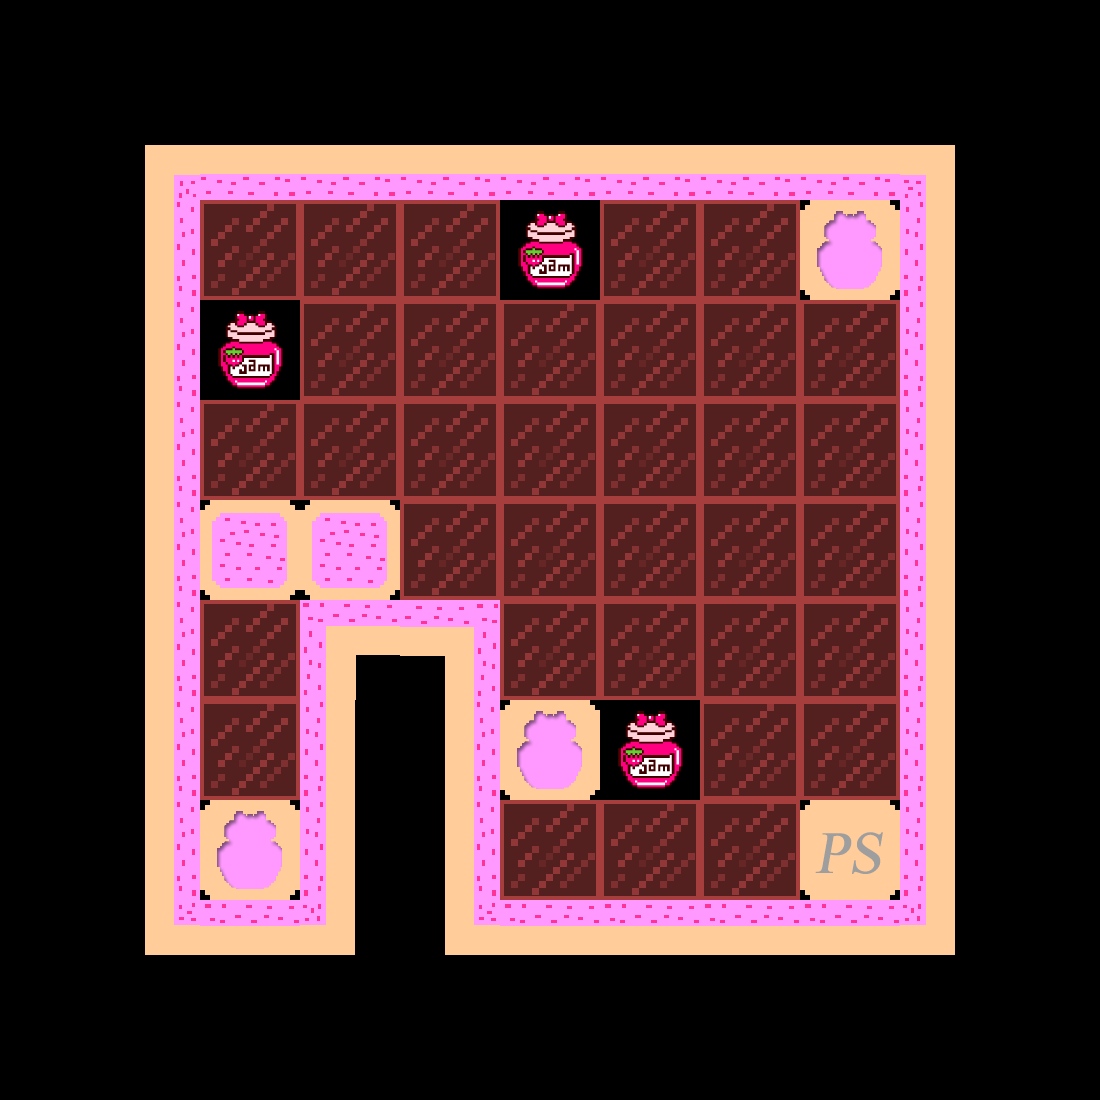

Rendered tile map (Tiled .tmx) drawn with the repository's tilesets; below, a short description and the full map source, tile grids included:
An orthogonal 11x11 tile map with 100x100 px tiles, 1 tile layer (Tile Layer 1).

<map version="1.0" tiledversion="1.0.3" orientation="orthogonal" renderorder="right-down" width="11" height="11" tilewidth="100" tileheight="100" nextobjectid="1">
 <properties>
  <property name="eatPower" type="int" value="0" />
  <property name="par" type="int" value="20" />
 </properties>
 <tileset firstgid="1" source="newTileSet.tsx" />
 <layer name="Tile Layer 1" width="11" height="11">
  <data encoding="csv">
0,0,0,0,0,0,0,0,0,0,0,
0,17,14,14,14,14,14,14,14,18,0,
0,15,1,1,1,21,1,1,8,16,0,
0,15,21,1,1,1,1,1,1,16,0,
0,15,1,1,1,1,1,1,1,16,0,
0,15,7,7,1,1,1,1,1,16,0,
0,15,1,12,11,1,1,1,1,16,0,
0,15,1,16,15,8,21,1,1,16,0,
0,15,8,16,15,1,1,1,23,16,0,
0,19,13,20,19,13,13,13,13,20,0,
0,0,0,0,0,0,0,0,0,0,0
</data>
 </layer>
</map>
